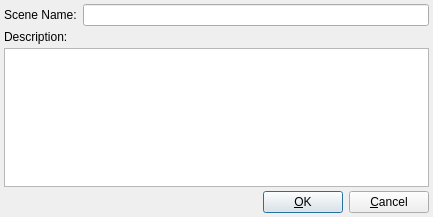
<ui version="4.0" >
 <author></author>
 <comment></comment>
 <exportmacro></exportmacro>
 <class>SceneDialogUI</class>
 <widget class="QDialog" name="SceneDialogUI" >
  <property name="geometry" >
   <rect>
    <x>0</x>
    <y>0</y>
    <width>433</width>
    <height>217</height>
   </rect>
  </property>
  <property name="windowTitle" >
   <string>New Scene</string>
  </property>
  <layout class="QVBoxLayout" >
   <property name="margin" >
    <number>4</number>
   </property>
   <property name="spacing" >
    <number>4</number>
   </property>
   <item>
    <layout class="QHBoxLayout" >
     <property name="margin" >
      <number>0</number>
     </property>
     <property name="spacing" >
      <number>6</number>
     </property>
     <item>
      <widget class="QLabel" name="textLabel3" >
       <property name="text" >
        <string>Scene Name:</string>
       </property>
      </widget>
     </item>
     <item>
      <widget class="QLineEdit" name="mNameEdit" />
     </item>
    </layout>
   </item>
   <item>
    <widget class="QLabel" name="textLabel5" >
     <property name="text" >
      <string>Description:</string>
     </property>
    </widget>
   </item>
   <item>
    <widget class="QTextEdit" name="mDescriptionEdit" />
   </item>
   <item>
    <layout class="QHBoxLayout" >
     <property name="margin" >
      <number>0</number>
     </property>
     <property name="spacing" >
      <number>6</number>
     </property>
     <item>
      <spacer>
       <property name="orientation" >
        <enum>Qt::Horizontal</enum>
       </property>
       <property name="sizeType" >
        <enum>QSizePolicy::Expanding</enum>
       </property>
       <property name="sizeHint" >
        <size>
         <width>151</width>
         <height>20</height>
        </size>
       </property>
      </spacer>
     </item>
     <item>
      <widget class="QPushButton" name="mOKButton" >
       <property name="text" >
        <string>&amp;OK</string>
       </property>
       <property name="default" >
        <bool>true</bool>
       </property>
      </widget>
     </item>
     <item>
      <widget class="QPushButton" name="mCancelButton" >
       <property name="text" >
        <string>&amp;Cancel</string>
       </property>
      </widget>
     </item>
    </layout>
   </item>
  </layout>
 </widget>
 <layoutdefault spacing="6" margin="11" />
 <customwidgets>
 </customwidgets>
 <resources/>
 <connections>
  <connection>
   <sender>mOKButton</sender>
   <signal>clicked()</signal>
   <receiver>SceneDialogUI</receiver>
   <slot>accept()</slot>
   <hints>
    <hint type="sourcelabel" >
     <x>284</x>
     <y>198</y>
    </hint>
    <hint type="destinationlabel" >
     <x>213</x>
     <y>201</y>
    </hint>
   </hints>
  </connection>
  <connection>
   <sender>mCancelButton</sender>
   <signal>clicked()</signal>
   <receiver>SceneDialogUI</receiver>
   <slot>reject()</slot>
   <hints>
    <hint type="sourcelabel" >
     <x>402</x>
     <y>191</y>
    </hint>
    <hint type="destinationlabel" >
     <x>401</x>
     <y>215</y>
    </hint>
   </hints>
  </connection>
 </connections>
</ui>
